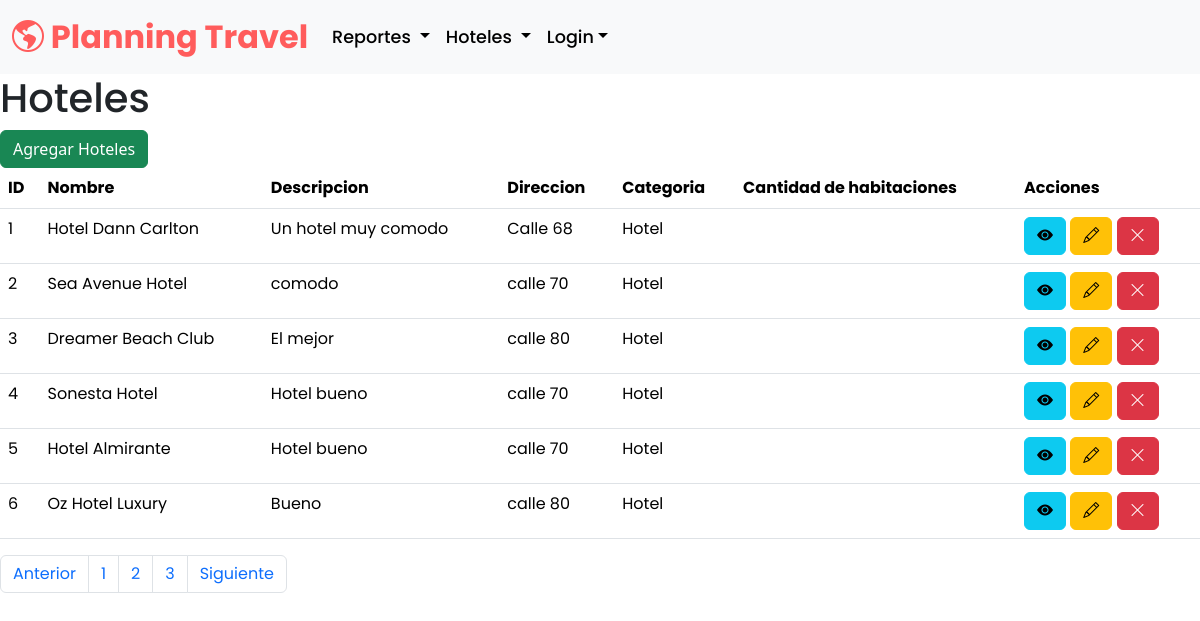
/planning_travel/hoteles_listar/, run on the app's committed database.
### planning_travel/models.py (models this page shows, shortened)
class Hotel(models.Model):
    nombre = models.CharField(max_length=200)
    descripcion = models.TextField()
    direccion = models.CharField(max_length=200)
    categoria = models.ForeignKey(Categoria, on_delete=models.DO_NOTHING)
    propietario = models.ForeignKey(Usuario, on_delete=models.DO_NOTHING)
    ciudad = models.CharField(max_length=200)

class Categoria(models.Model):
    nombre = models.CharField(max_length=254)
    descripcion = models.TextField()
    def __str__(self):
        return f'{self.nombre}'

### planning_travel/views.py (the view)
# urls.py: path('hoteles_listar/', views.hoteles, name='hoteles_listar'),
def hoteles(request):
    q = Hotel.objects.all()
    contexto = {'data': q}
    return render(request, 'planning_travel/hoteles/hoteles.html', contexto)

### planning_travel/templates/planning_travel/hoteles/hoteles.html (shortened to what this page needs)
{% extends 'planning_travel/base.html' %}
{% load static %}
{% block contenedor %}
    <h1>Hoteles</h1>
    <a class="btn btn-success" href="{% url 'hoteles_form' %}">Agregar Hoteles</a>
    <table class="table">
        <thead>
            <th>ID</th>
            <th>Nombre</th>
            <th>Descripcion</th>
            <th>Direccion</th>
            <th>Categoria</th>
            <th>Cantidad de habitaciones</th>
            <th>Acciones</th>
        </thead>
        <tbody>
            {% for r in data %}
            <tr>
                <td>{{ r.id }}</td>
                <td>{{ r.nombre }}</td>
                <td>{{ r.descripcion }}</td>
                <td>{{ r.direccion }}</td>
                <td>{{ r.categoria }}</td>
                <td>{{ r.cantidad_habitaciones }}</td>
                <td>
                    <button
                        type="button"
                        class="btn btn-info"
                    >
                        <i class="bi bi-eye-fill"></i>
                    </button>
                    <a
                        class="btn btn-warning"
                        href="{% url 'hoteles_form_editar' r.id %}"
                        ><i class="bi bi-pencil"></i
                    ></a>
                    <a
                        href="javascript:eliminar('{% url 'hoteles_eliminar' r.id %}')"
                        class="btn btn-danger"
                        ><i class="bi bi-x-lg"></i
                    ></a>
                </td>
            </tr>
            {% endfor %}
        </tbody>
    </table>
    <nav aria-label="Page navigation example">
        <ul class="pagination">
            <li class="page-item"><a class="page-link" href="#">Anterior</a></li>
            <li class="page-item"><a class="page-link" href="#">1</a></li>
            <li class="page-item"><a class="page-link" href="#">2</a></li>
            <li class="page-item"><a class="page-link" href="#">3</a></li>
            <li class="page-item"><a class="page-link" href="#">Siguiente</a></li>
        </ul>
    </nav>
{% endblock %}

### planning_travel/static/planning_travel/styles/estilos.css (style rules this page uses)
:root { --primary-color: #ff5c5c; --primary-color-hover: #e65353; --secondary-color: #172929; --secondary-color-hover: #386363; --cta-bg: #ffc107; --cta-bg-hover: #e0a800; --text-cta: #282828; --text-secondary: #262626; --gradiant-color: linear-gradient(#ffc107, #ff5c5c); }
* { font-family: "Poppins", sans-serif; box-sizing: border-box; }

### data on the page
Hotel: id "1", nombre "Hotel Dann Carlton", descripcion "Un hotel muy comodo", direccion "Calle 68", categoria "Hotel"
Hotel: id "2", nombre "Sea Avenue Hotel", descripcion "comodo", direccion "calle 70", categoria "Hotel"
Hotel: id "3", nombre "Dreamer Beach Club", descripcion "El mejor", direccion "calle 80", categoria "Hotel"
Hotel: id "4", nombre "Sonesta Hotel", descripcion "Hotel bueno", direccion "calle 70", categoria "Hotel"
Hotel: id "5", nombre "Hotel Almirante", descripcion "Hotel bueno", direccion "calle 70", categoria "Hotel"
Hotel: id "6", nombre "Oz Hotel Luxury", descripcion "Bueno", direccion "calle 80", categoria "Hotel"
